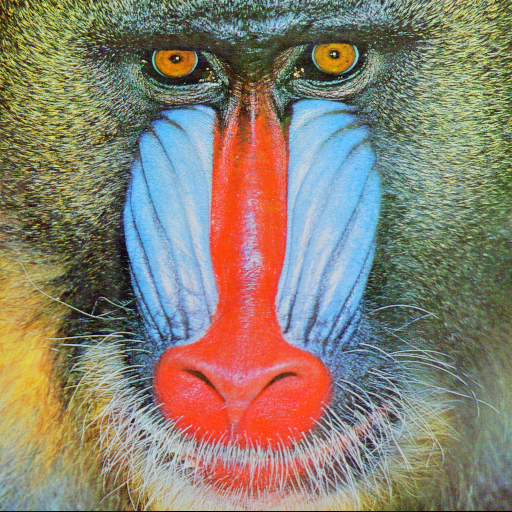
#> input picture trabalho 4/baboon_coded.png, 512 x 512 px
$ python bitplan.py
#> lines starting #> are read from the running program, lines starting #| are printed output that depends on the picture
import cv2
import numpy as np
image = cv2.imread("baboon_coded.png",1)
#> image is the input picture: shape (512, 512, 3); mean B, G, R 113.1, 128.8, 137.3
cv2.imshow("img",image)
cv2.waitKey(0)
cv2.destroyAllWindows()
row = image.shape[0]
#> row = 512
col = image.shape[1]
#> col = 512
bitplan = (int('00000001', 2))
for i in range(row):
	for j in range(col):
		image[i][j][0] = (image[i][j][0] & bitplan)/bitplan * 255
		image[i][j][1] = (image[i][j][1] & bitplan)/bitplan * 255
		image[i][j][2] = (image[i][j][2] & bitplan)/bitplan * 255
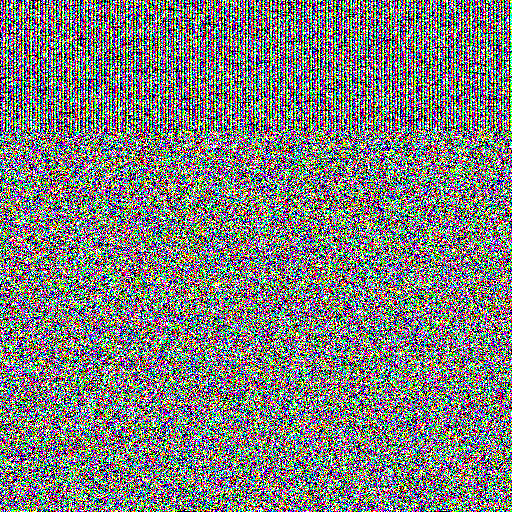
#> image: shape (512, 512, 3); mean B, G, R 123.9, 127.5, 125.8
cv2.imshow("img",image)
cv2.imwrite("bitcut.png", image)
cv2.waitKey(0)
cv2.destroyAllWindows()
